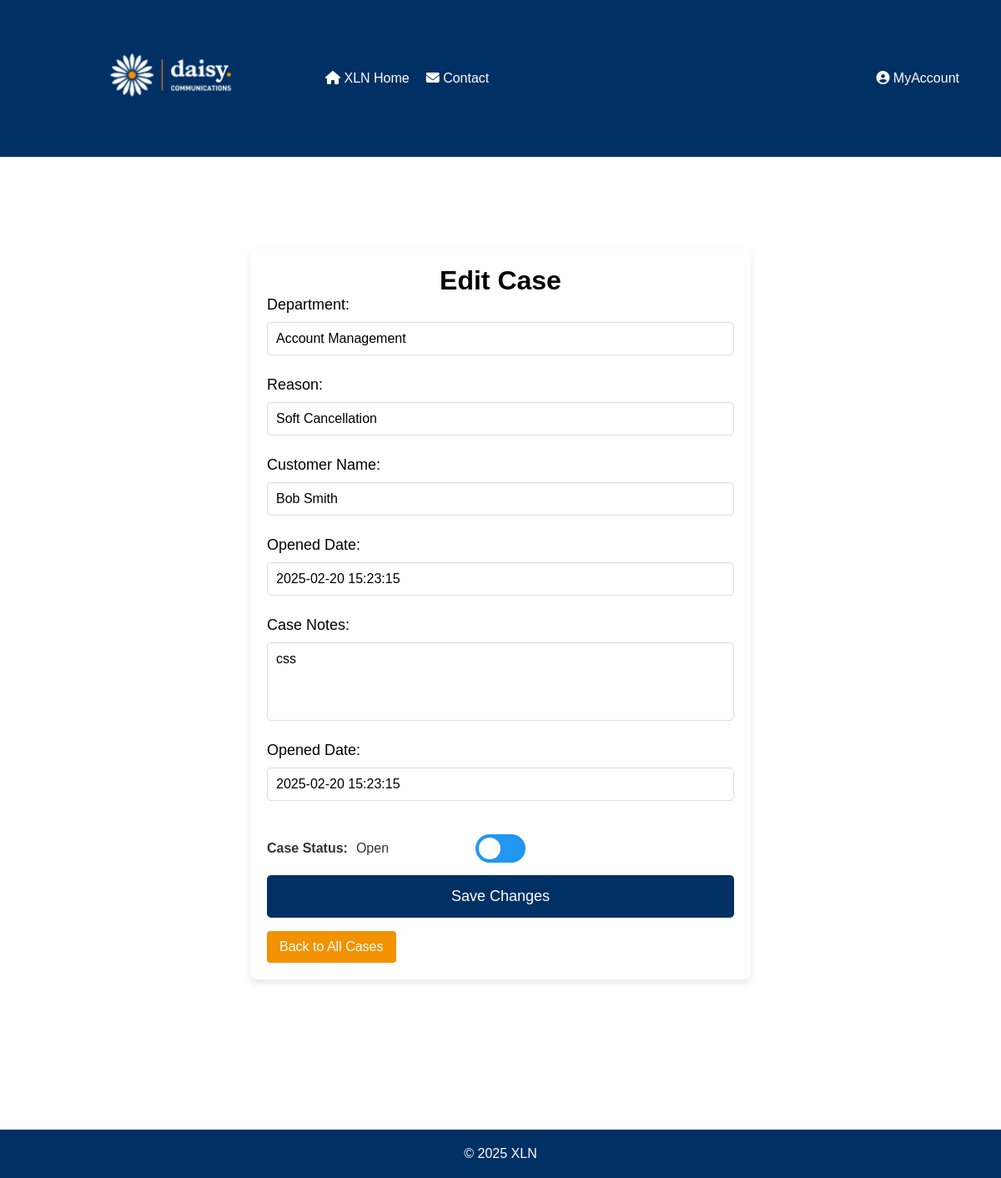
The page /php/EditCase.php?uid=26 on the database as committed earlier.
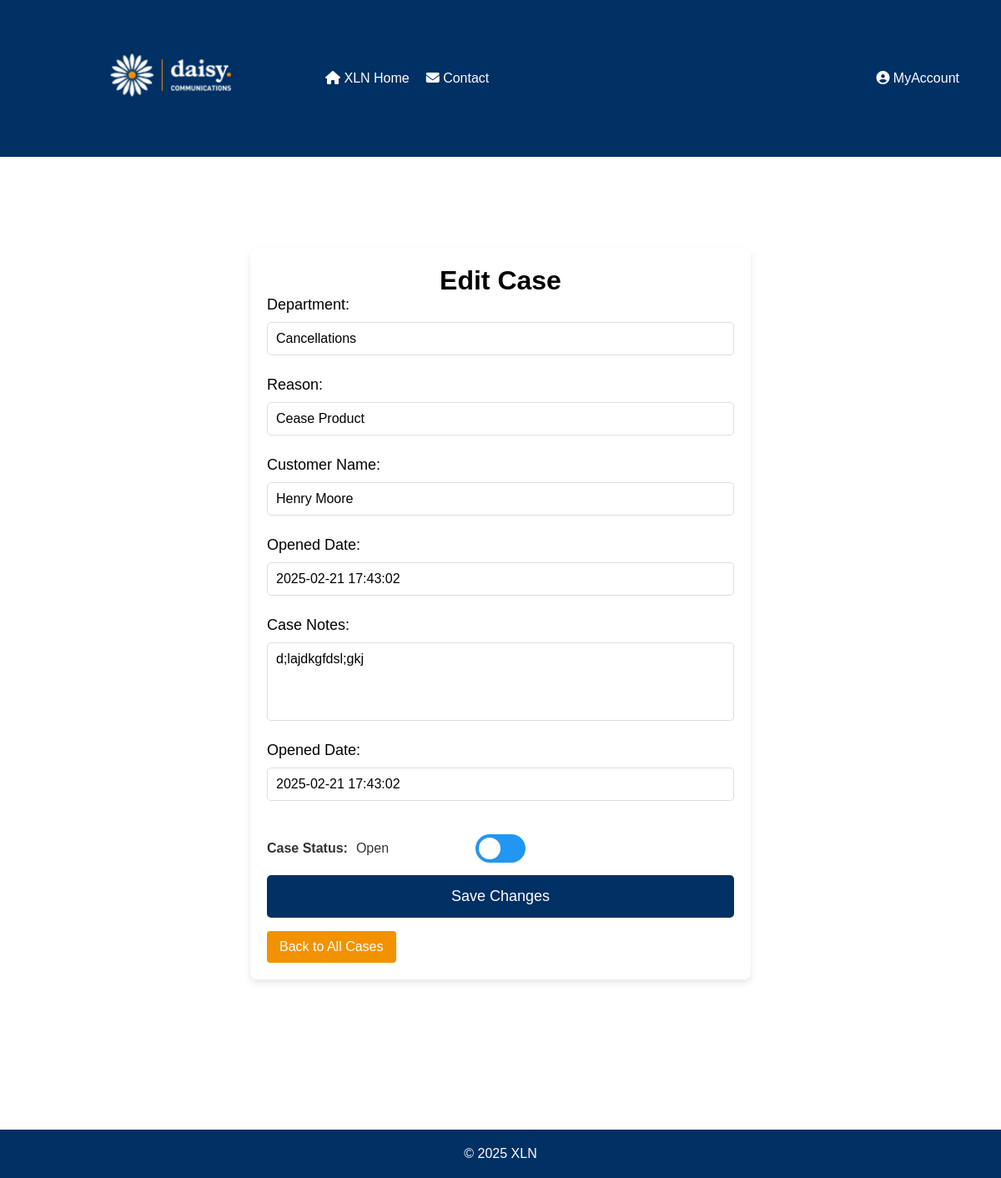
The same page on the database as committed later.
### tables this page shows
CREATE TABLE "cases" (
	"caseID"	INTEGER,
	"userID"	INT NOT NULL,
	"reasonID"	INT NOT NULL,
	"description"	TEXT NOT NULL,
	"status"	INT NOT NULL CHECK("status" IN (0, 1)),
	"created"	TEXT CHECK("created" GLOB '????-??-?? ??:??:??'),
	"closed"	TEXT CHECK(("status" = 1 AND "closed" IS NULL) OR ("status" = 0 AND "closed" GLOB '????-??-?? ??:??:??')),
	"customerID"	INTEGER,
	PRIMARY KEY("caseID" AUTOINCREMENT),
	FOREIGN KEY("customerID") REFERENCES "customers"("customerID") ON UPDATE CASCADE ON DELETE CASCADE,
	FOREIGN KEY("reasonID") REFERENCES "reasons"("reasonID") ON UPDATE CASCADE ON DELETE CASCADE,
	FOREIGN KEY("userID") REFERENCES "users"("userID") ON UPDATE CASCADE ON DELETE CASCADE
);

CREATE TABLE departments (
departmentID INTEGER PRIMARY KEY AUTOINCREMENT,
deptName TEXT NOT NULL
);

CREATE TABLE reasons ( 
reasonID INTEGER PRIMARY KEY AUTOINCREMENT,
departmentID INT NOT NULL,
reason TEXT NOT NULL,
FOREIGN KEY (departmentID) REFERENCES departments(departmentID) ON UPDATE CASCADE ON DELETE CASCADE
);

CREATE TABLE "customers" (
	"customerID"	INTEGER,
	"name"	TEXT NOT NULL,
	"email"	TEXT NOT NULL CHECK("email" LIKE '%_@_%._%'),
	PRIMARY KEY("customerID" AUTOINCREMENT)
);

### php/EditCase.php (the view, shortened to what this page needs)
<?php
$caseID = isset($_GET['uid']) ? $_GET['uid'] : null;
$caseData = null;
$db = new SQLite3('../data/XLN_new_DBA.db');
if ($caseID) {
    $stmt = $db->prepare("SELECT c.*,
                        d.deptName AS department_name,
                        r.reason AS reason_name,
                        cu.name AS customer_name
                FROM cases c
                LEFT JOIN reasons r ON c.reasonID = r.reasonID
                LEFT JOIN departments d ON r.departmentID = d.departmentID
                LEFT JOIN customers cu ON c.customerID = cu.customerID
                WHERE c.caseID = :caseID");
    $stmt->bindValue(':caseID', $caseID, SQLITE3_INTEGER);
    $result = $stmt->execute();
    $caseData = $result->fetchArray(SQLITE3_ASSOC);
}
?>
<!DOCTYPE html>
<html lang="en">
<head>
    <link rel="stylesheet" href="../css/EditCase.css">
    <link
    rel="stylesheet"
    href="https://cdnjs.cloudflare.com/ajax/libs/font-awesome/6.2.1/css/all.min.css"
  />
</head>
<body>
<header>
        <a href="Homepage.php"><img class="logo" src="../xlnLogo.png" alt="XLN Logo"></a>
        <nav>
            <ul class="left-menu">
                <li><a href="Homepage.php"><i class="fa-solid fa-house"></i> XLN Home</a></li>
                <li><a href="../html/Contact.html"><i class="fa-solid fa-envelope"></i> Contact</a></li>
            </ul>
            <ul class="right-menu">
                <li class="dropdown">
                    <a href="javascript:void(0)" class="dropbtn"><i class="fa-solid fa-circle-user"></i> MyAccount</a>
                </li>
            </ul>
        </nav>
    </header>
    <main>
        <div class="container">
            <h1>Edit Case</h1>
            <?php if ($caseData): ?>
                <form id="editCaseForm" method="POST">
                    <label for="department">Department:</label>
                    <input type="text" id="department" name="department" value="<?php echo $caseData['department_name']; ?>" readonly>
                    <label for="reason">Reason:</label>
                    <input type="text" id="reason" name="reason" value="<?php echo $caseData['reason_name']; ?>" readonly>
                    <label for="customerName">Customer Name:</label>
                    <input type="text" id="customerName" name="customerName" value="<?php echo $caseData['customer_name']; ?>" readonly>
                    <label for="openedDate">Opened Date:</label>
                    <input type="text" id="openedDate" name="openedDate" value="<?php echo $caseData['created']; ?>" readonly>
                    <label for="caseNotes">Case Notes:</label>
                    <textarea id="caseNotes" name="caseNotes" rows="4" required><?php echo $caseData['description']; ?></textarea>
                    <label for="openedDate">Opened Date:</label>
                    <input type="text" id="openedDate" name="openedDate" value="<?php echo $caseData['created']; ?>" readonly>
                    <div class="toggle-container">
                    <span class="toggle-label">Case Status:</span>
                    <span id="statusText" class="toggle-status"><?php echo $caseData['status'] == 1 ? 'Open' : 'Closed'; ?></span>
                    <label class="toggle-switch">
                        <span class="toggle-slider"></span>
                    </label>
                    </div>
                    <button type="submit">Save Changes</button>
                    <a href="ViewAllCases.php" class="button">Back to All Cases</a>
                </form>
            <?php else: ?>
                <p>No case found or invalid case ID.</p>
                <a href="ViewAllCases.php">Back to All Cases</a>
            <?php endif; ?>
        </div>
    </main>
    <footer>
        <p>&copy; <span id="year"></span> XLN</p>
    </footer>
</body>
</html>

Rows that differ between the two databases and show on the page:
changed cases: department "Account Management" → "Cancellations"; reason "Soft Cancellation" → "Cease Product"; customerName "Bob Smith" → "Henry Moore"; openedDate "2025-02-20 15:23:15" → "2025-02-21 17:43:02"; caseNotes "css" → "d;lajdkgfdsl;gkj"
